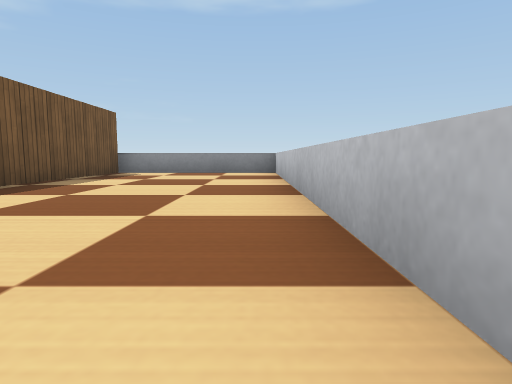
[1] (above)

21 first-person views from a walk through a robot-simulator world made for Webots. The camera is 0.08 m above the floor, tilts 6° down and sees 75° across. The floor is counted in squares, 0.2 m on a side. Each view is taken from the middle of a square. On the plan, view 1 faces up. The plan holds only what a view shows up to about 9 squares ahead; the rest is blank. Robots are left out. Webots' stock objects and surfaces are drawn as simple stand-ins.

[2]
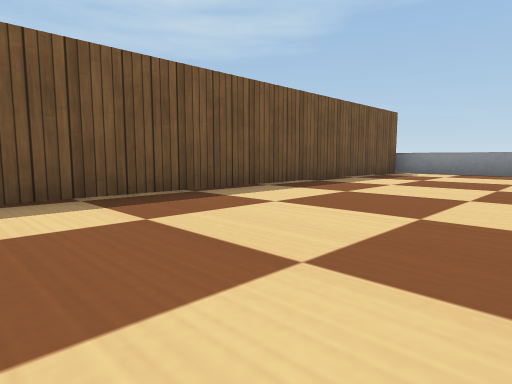

[3]
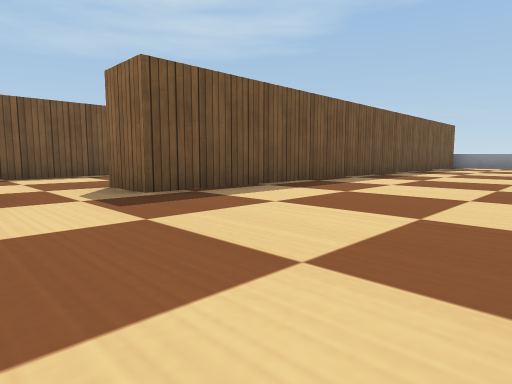

[4]
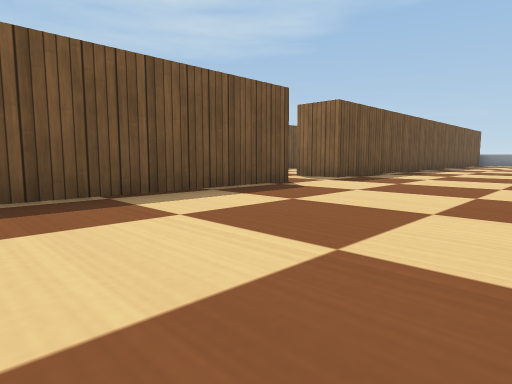

[5]
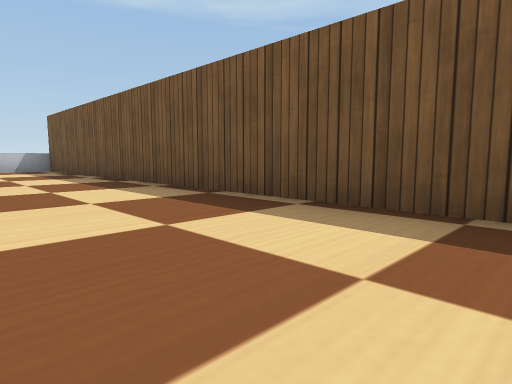

[6]
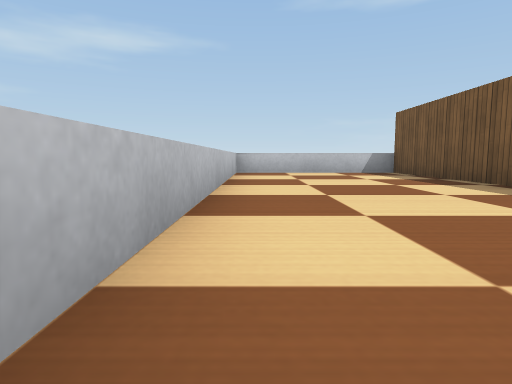

[7]
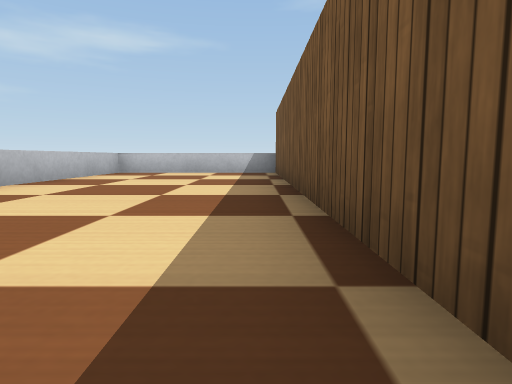

[8]
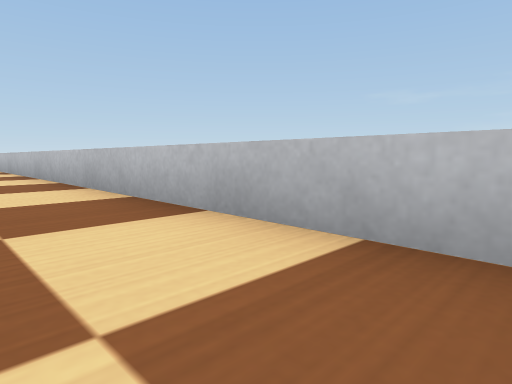

[9]
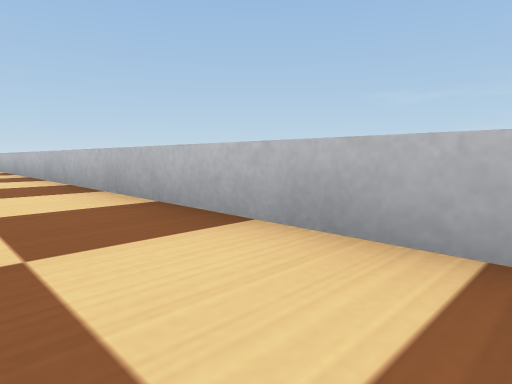

[10]
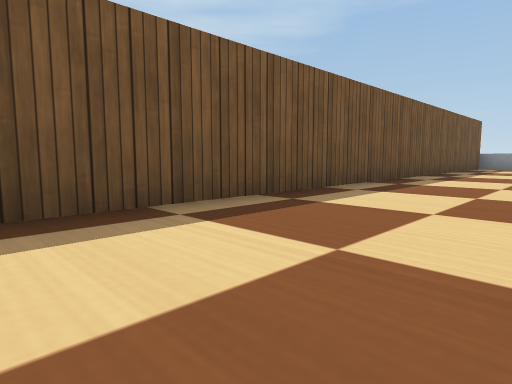

[11]
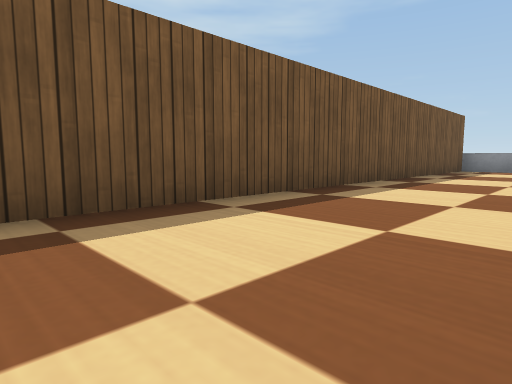

[12]
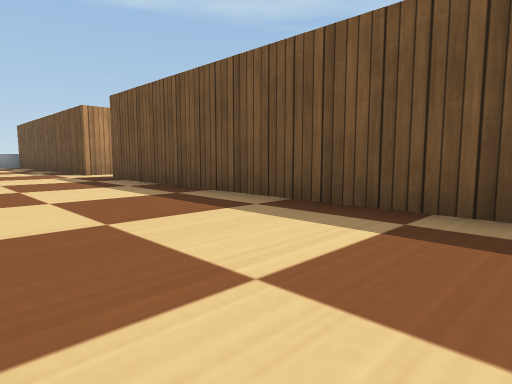

[13]
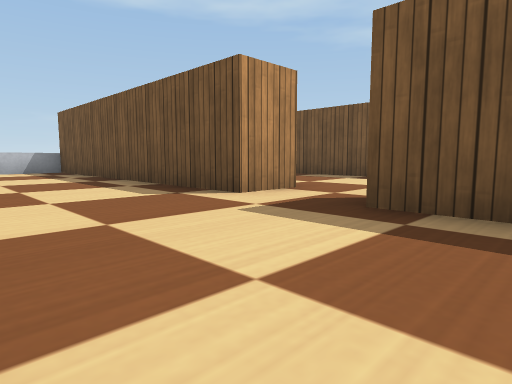

[14]
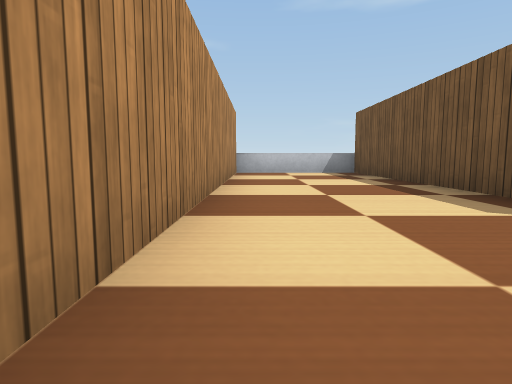

[15]
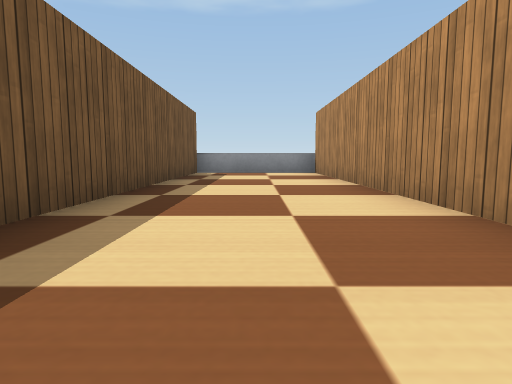

[16]
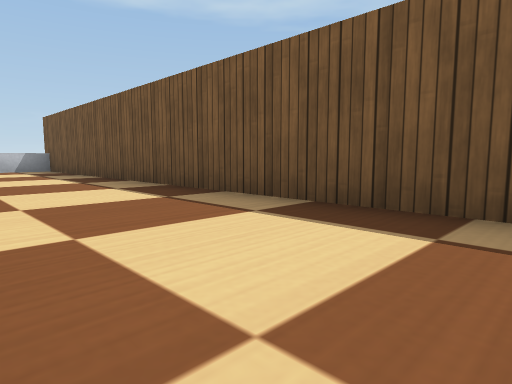

[17]
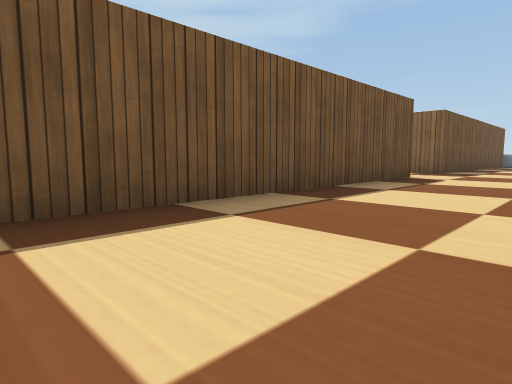

[18]
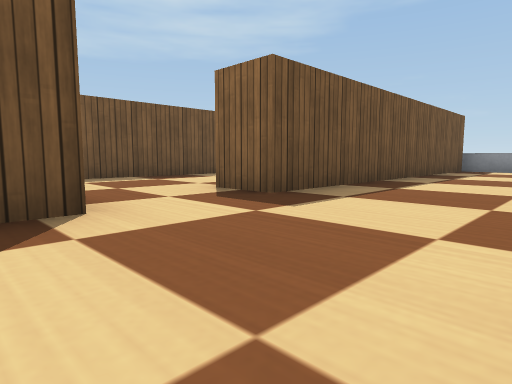

[19]
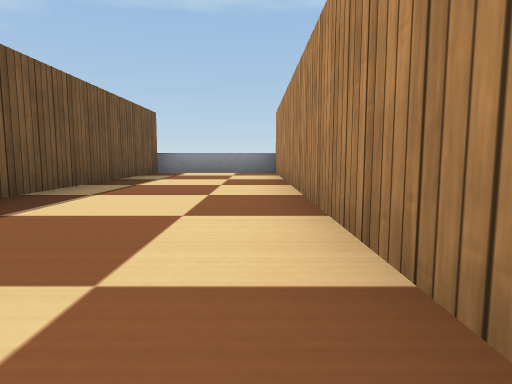

[20]
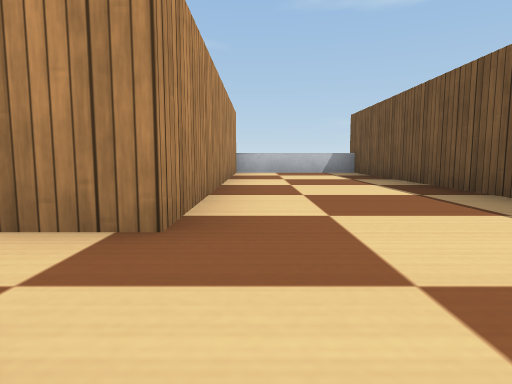

[21]
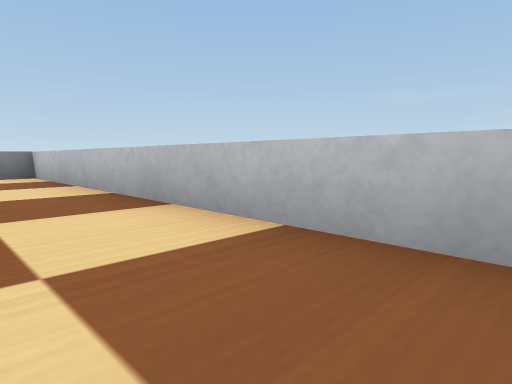

### Floor plan
Ten units are one square. View 1 is at (0, 0); x grows to the right and y downward. Boxes are objects, and circles mark ways between rooms. Rooms are numbered by the first view taken in them; rooms with no view inside come last. Other rooms are left out.
<svg viewBox="-130 -90 140 265">
<path fill="none" stroke="#000" d="M-35 48 -35 165M-35 -85 -35 32M-35 165 5 165 5 -85 -35 -85M-35 32 -45 32M-45 -19 -45 -85M-85 97 -75 97 -75 165M-75 -85 -75 82M-45 165 -45 86M-75 165 -45 165M-45 -85 -75 -85M-115 11 -115 170M-85 -5 -85 -85M-115 -85 -115 -8 -125 -8M-85 165 -85 97M-85 -85 -115 -85M-116 165 -85 165"/>
<circle cx="-40" cy="40" r="3" fill="#2a7"/>
<circle cx="-80" cy="90" r="3" fill="#2a7"/>
<text x="-20" y="40">1</text>
<text x="-60" y="40">2</text>
<text x="-100" y="40">3</text>
</svg>
Room 1 opens to room 2. Room 2 opens to room 3.

Where each view was taken, in squares from view 1:
view 1: 0 up, 0 right, facing up
view 2: 0 up, 0 right, facing up-left
view 3: 5 down, 0 right, facing up-left
view 4: 9 down, 0 right, facing up-left
view 5: 6 down, 1 left, facing down-left
view 6: 8 down, 0 right, facing down
view 7: 8 down, 3 left, facing down
view 8: 6 down, 1 left, facing up-right
view 9: 8 down, 1 left, facing up-right
view 10: 4 down, 5 left, facing up-left
view 11: 2 down, 5 left, facing up-left
view 12: 2 down, 5 left, facing down-left
view 13: 7 down, 5 left, facing down-left
view 14: 8 down, 5 left, facing down
view 15: 0 up, 6 left, facing up
view 16: 6 down, 9 left, facing down-left
view 17: 8 down, 9 left, facing up-left
view 18: 2 down, 9 left, facing up-left
view 19: 0 up, 9 left, facing up
view 20: 8 down, 9 left, facing down
view 21: 1 up, 1 left, facing up-right
